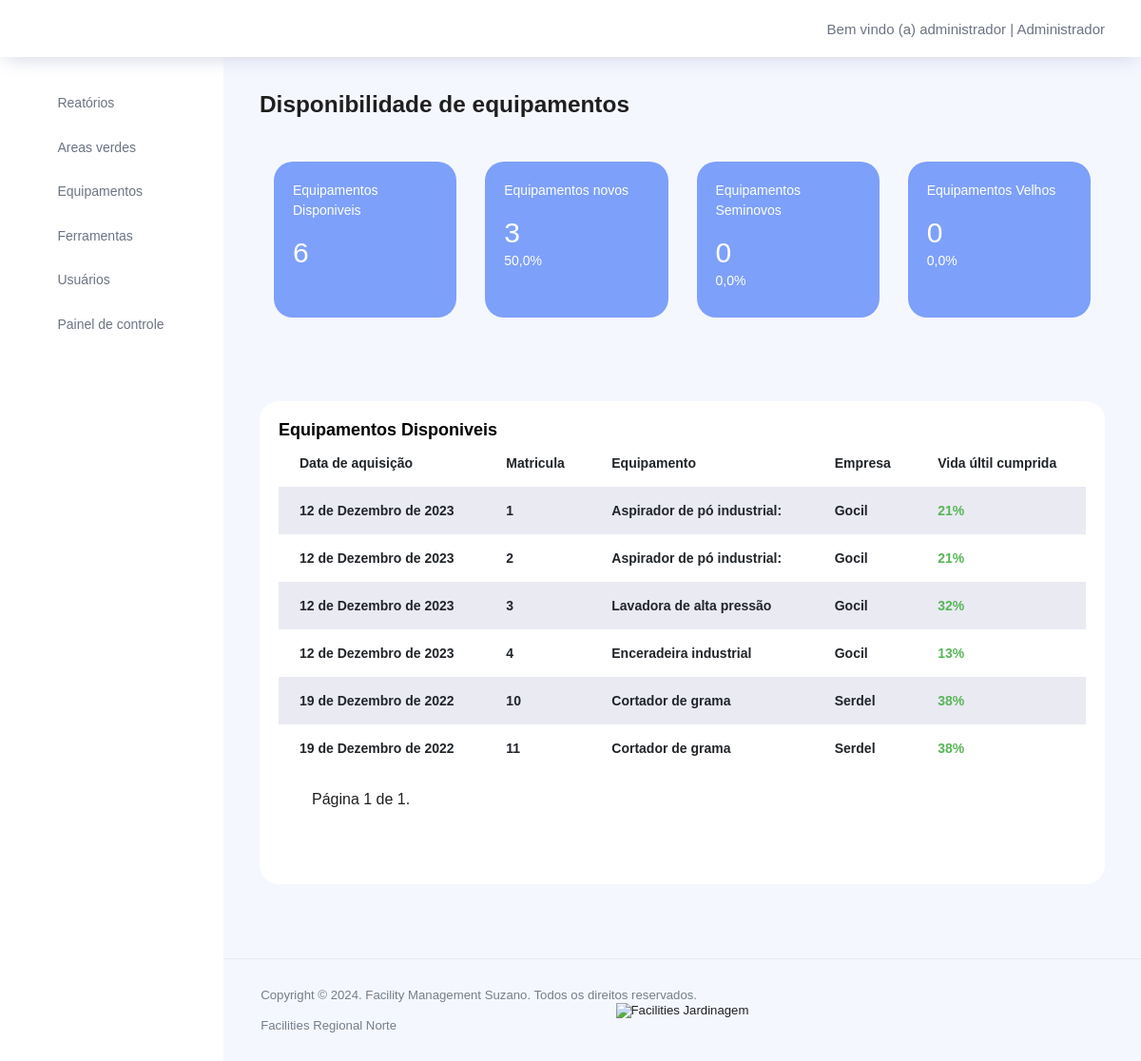
The page /equipamentos/disponibilidade/ (signed in) on the database its author committed.
### equipamento/models.py (models this page shows, shortened)
class EquipamentoDisponivel(models.Model):
    id_random = models.IntegerField(
        unique=True,
        default=generate_id_random
    )
    data_aquisicao = models.DateField(
        blank=False,
        null=False
    )
    data_desmobilizacao = models.DateField(
        null=True,
        blank=True
    )
    matricula = models.CharField(
        max_length=100,
        blank=False,
        null=False,
        unique=True
    )
    catalogo_equipamento = models.ForeignKey(
        to=CatalogoEquipamentos,
        on_delete=models.CASCADE,
        blank=False,
        null=False,
        related_name="catalogoequipamentooriginal"
    )
    empresa = models.ForeignKey(
        to=Empresa,
        on_delete=models.CASCADE,
        blank=False,
        null=False,
        related_name='empresaequipamentoorigem'
    )
    status_options = [
        ('Mobilizado', 'Mobilizado'),
        ('Desmobilizado', 'Desmobilizado'),
        ('Desmobilizacao Permanente', 'Desmobilizacao Permanente')
    ]
    status = models.CharField(
        max_length=60,
        blank=False,
        null=False,
        choices=status_options,
        default='Mobilizado'
    )
    tipo_options = [
        ('Próprio', 'Próprio'),
        ('Terceirizado', 'Terceirizado'),
    ]
    tipo = models.CharField(
        max_length=60,
        blank=False,
        null=False,
        choices=tipo_options,
        default=''
    )

class CatalogoEquipamentos(models.Model):
    id_random = models.IntegerField(
        unique=True,
        default=generate_id_random
    )
    nome = models.CharField(
        max_length=100,
        blank=False,
        null=False
    )
    marca = models.CharField(
        max_length=100,
        blank=True,
        null=True
    )
    vida_util_meses = models.IntegerField()
    status_options = [
        ('Mobilizado', 'Mobilizado'),
        ('Desmobilizado', 'Desmobilizado'),
        ('Desmobilizacao Permanente', 'Desmobilizacao Permanente')
    ]
    status = models.CharField(
        max_length=60,
        blank=False,
        null=False,
        choices=status_options,
        default='Mobilizado'
    )
    empresa = models.ForeignKey(
        to=Empresa,
        on_delete=models.CASCADE,
        null=False,
        blank=False,
        related_name='empresacatalogoequipamento'
    )
    class Meta:
        unique_together = ('nome', 'marca', 'empresa', )

### empresa/models.py (models this page shows, shortened)
class Empresa(models.Model):
    id_random = models.IntegerField(
        unique=True,
        default=generate_id_random
    )
    nome = models.CharField(
        max_length=100,
        blank=False,
        null=False,
        unique=True,
    )
    razao_social = models.CharField(
        max_length=100,
        blank=False,
        null=False
    )
    cnpj = models.CharField(
        max_length=18,
        blank=False,
        null=False,
    )
    unidade = models.ForeignKey(
        to=Unidade,
        on_delete=models.CASCADE,
        null=False,
        blank=False,
        related_name='unidadeorigem'
    )
    tipo_options = [
        ('Jardinagem', 'Jardinagem'),
        ('Limpeza predial', 'Limpeza predial'),
    ]
    tipo_empresa = models.CharField(
        max_length=60,
        blank=False,
        null=False,
        choices=tipo_options,
        default='Jardinagem'
    )
    status_options = [
        ('Mobilizado', 'Mobilizado'),
        ('Desmobilizado', 'Desmobilizado'),
        ('Desmobilizacao Permanente', 'Desmobilizacao Permanente')
    ]
    status = models.CharField(
        max_length=60,
        blank=False,
        null=False,
        choices=status_options,
        default='Mobilizado'
    )
    class Meta:
        unique_together = ('cnpj', 'unidade', 'tipo_empresa')

### equipamento/views.py (the view, shortened to what this page needs)
# urls.py: path('equipamentos/disponibilidade/', disponibilidade_equipamentos, name='disponibilidade_equipamentos'),
def disponibilidade_equipamentos(request):
    login_type = request.session['login_type']
    id = request.session['login_id']
    block = block_view(
        request,
        login_type=login_type,
        id=id
    )
    if block == True:
        return redirect("logout")
    if login_type == "Administrador":
        empresa = capturate_paramns(
            login_type=login_type,
            id=id,
            type="empresa"
        )
        dados_equipamentos = colect_dados(
            EquipamentoDisponivel,
            vida_util_campo= 'catalogo_equipamento__vida_util_meses',
        ).filter(
            Q(data_desmobilizacao__isnull=True) |
            Q(data_desmobilizacao=None),
        )
    equipamentos_disponiveis = dados_equipamentos.count()
    equipamentos_disponiveis_novos = dados_equipamentos.filter(diferenca_dias__lt=30).count()
    equipamentos_disponiveis_semi_novos = dados_equipamentos.filter(diferenca_dias__lte=30, diferenca_dias__gt=80).count()
    equipamentos_disponiveis_velhos = dados_equipamentos.filter(diferenca_dias__gte=80).count()
    elementos_paginados = paginate(request=request, data_objects=dados_equipamentos, per_page=10)
    if equipamentos_disponiveis == 0:
        carteira_equipamentos = {
            'equipamentos_disponiveis': 0,
            'equipamentos_disponiveis_novos': 0,
            'equipamentos_disponiveis_novos_percent': 0,
            'equipamentos_disponiveis_semi_novos': 0,
            'equipamentos_disponiveis_semi_novos_percent': 0,
            'equipamentos_disponiveis_velhos': 0,
            'equipamentos_disponiveis_velhos_percent': 0,
        }
    else:
        carteira_equipamentos = {
            'equipamentos_disponiveis': equipamentos_disponiveis,
            'equipamentos_disponiveis_novos': equipamentos_disponiveis_novos,
            'equipamentos_disponiveis_novos_percent': (equipamentos_disponiveis_novos / equipamentos_disponiveis) * 100,
            'equipamentos_disponiveis_semi_novos': equipamentos_disponiveis_semi_novos,
            'equipamentos_disponiveis_semi_novos_percent': (equipamentos_disponiveis_semi_novos / equipamentos_disponiveis) * 100,
            'equipamentos_disponiveis_velhos': equipamentos_disponiveis_velhos,
            'equipamentos_disponiveis_velhos_percent': (equipamentos_disponiveis_velhos / equipamentos_disponiveis) * 100,
        }
    return render(request, 'equipamentos/disponibilidade_equipamentos.html',
                  {
                    'elementos_paginados': elementos_paginados,
                    'carteira_equipamentos': carteira_equipamentos,
                    'empresa': empresa
                  })

### templates/equipamentos/disponibilidade_equipamentos.html (shortened to what this page needs)
{% load static %}
<!DOCTYPE html>
<html lang="pt-br">
{% include 'partials/_header.html' %}
<body>
  <div class="container-scroller">
    {% include 'partials/_barra_superior.html' %}
    <div class="container-fluid page-body-wrapper">
      {% include 'partials/_menu_lateral.html' %}
      <div class="main-panel">
        <div class="content-wrapper">
          <div class="row">
            <div class="col-md-12 grid-margin">
              <div class="row">
                <div class="col-12 col-xl-8 mb-4 mb-xl-0">
                  <h3 class="font-weight-bold">Disponibilidade de equipamentos {{empresa}} </h3>
                </div>
              </div>
            </div>
          </div>
          <div class="col-md-12 grid-margin transparent">
              <div class="row">
                <div class="col-md-3 mb-5 stretch-card transparent">
                  <div class="card card-tale">
                    <div class="card-body">
                      <p class="mb-4">Equipamentos Disponiveis </p>
                      <p class="fs-30 mb-2"> {{ carteira_equipamentos.equipamentos_disponiveis }} </p>
                    </div>
                  </div>
                </div>
                <div class="col-md-3 mb-5 stretch-card transparent">
                  <div class="card card-tale">
                    <div class="card-body">
                      <p class="mb-4">Equipamentos novos</p>
                      <p class="fs-30 mb-2"> {{ carteira_equipamentos.equipamentos_disponiveis_novos }} </p>
                      <p> {{ carteira_equipamentos.equipamentos_disponiveis_novos_percent }}% </p>
                    </div>
                  </div>
                </div>
                <div class="col-md-3 mb-5 stretch-card transparent">
                  <div class="card card-tale">
                    <div class="card-body">
                      <p class="mb-4">Equipamentos Seminovos</p>
                      <p class="fs-30 mb-2">{{ carteira_equipamentos.equipamentos_disponiveis_semi_novos }}</p>
                      <p>{{ carteira_equipamentos.equipamentos_disponiveis_semi_novos_percent }}%</p>
                    </div>
                  </div>
                </div>
                <div class="col-md-3 mb-5 stretch-card transparent">
                  {% if carteira_equipamentos.equipamentos_disponiveis_velhos_percent > 80 %}
                    <div class="card card-light-danger">
                    <div class="card-body">
                      <p class="mb-4">Equipamentos Velhos</p>
                      <p class="fs-30 mb-2">{{ carteira_equipamentos.equipamentos_disponiveis_velhos }}</p>
                      <p>{{ carteira_equipamentos.equipamentos_disponiveis_velhos_percent }}%</p>
                    </div>
                  </div>
                  {% else %}
                    <div class="card card-tale">
                    <div class="card-body">
                      <p class="mb-4">Equipamentos Velhos</p>
                      <p class="fs-30 mb-2">{{ carteira_equipamentos.equipamentos_disponiveis_velhos }}</p>
                      <p>{{ carteira_equipamentos.equipamentos_disponiveis_velhos_percent }}%</p>
                    </div>
                  </div>
                  {% endif %}
                </div>
              </div>
          </div>
          <div class="row">
            <div class="col-md-12 grid-margin stretch-card">
              <div class="card">
                <div class="card-body">
                  <p class="card-title mb-0">Equipamentos disponiveis</p>
                  <div class="table-responsive">
                    <table class="table table-striped table-borderless">
                      <thead>
                        <tr>
                          <th>Data de aquisição </th>
                          <th>Matricula</th>
                          <th>Equipamento</th>
                          <th>Empresa</th>
                          <th>Vida últil cumprida</th>
                        </tr>
                      </thead>
                      <tbody>
                        {% for dado_equipamento in elementos_paginados %}
                          <tr>
                              <td class="font-weight-bold">{{ dado_equipamento.data_aquisicao }}</td>
                              <td class="font-weight-bold">{{ dado_equipamento.matricula }}</td>
                              <td class="font-weight-bold">{{ dado_equipamento.catalogo_equipamento.nome }}</td>
                              <td class="font-weight-bold">{{ dado_equipamento.empresa.nome }}</td>
                            {% if dado_equipamento.diferenca_dias >= 80 %}
                              <td class="font-weight-bold text-danger" >{{ dado_equipamento.diferenca_dias }}%</td>
                            {% else %}
                              <td class="font-weight-bold text-success" >{{ dado_equipamento.diferenca_dias }}%</td>
                            {% endif %}
                          </tr>
                        {% endfor %}
                      </tbody>
                    </table>
                    {% include 'partials/_paginate.html' %}
                  </div>
                </div>
              </div>
            </div>
          </div>
        </div>
        {% include 'partials/_footer.html' %}
      </div>
    </div>
  </div>
</body>
</html>

### rows shown on the page
EquipamentoDisponivel: data_aquisicao "12 de Dezembro de 2023", matricula "1", catalogo_equipamento.nome "Aspirador de pó industrial:", empresa.nome "Gocil", diferenca_dias "21"
EquipamentoDisponivel: data_aquisicao "12 de Dezembro de 2023", matricula "2", catalogo_equipamento.nome "Aspirador de pó industrial:", empresa.nome "Gocil", diferenca_dias "21"
EquipamentoDisponivel: data_aquisicao "12 de Dezembro de 2023", matricula "3", catalogo_equipamento.nome "Lavadora de alta pressão", empresa.nome "Gocil", diferenca_dias "32"
EquipamentoDisponivel: data_aquisicao "12 de Dezembro de 2023", matricula "4", catalogo_equipamento.nome "Enceradeira industrial", empresa.nome "Gocil", diferenca_dias "13"
EquipamentoDisponivel: data_aquisicao "19 de Dezembro de 2022", matricula "10", catalogo_equipamento.nome "Cortador de grama", empresa.nome "Serdel", diferenca_dias "38"
EquipamentoDisponivel: data_aquisicao "19 de Dezembro de 2022", matricula "11", catalogo_equipamento.nome "Cortador de grama", empresa.nome "Serdel", diferenca_dias "38"

### other values the page prints
{{ nome }} "administrador"
{{ type }} "Administrador"
{{ carteira_equipamentos.equipamentos_disponiveis }} "6"
{{ carteira_equipamentos.equipamentos_disponiveis_novos }} "3"
{{ carteira_equipamentos.equipamentos_disponiveis_novos_percent }} "50,0"
{{ carteira_equipamentos.equipamentos_disponiveis_semi_novos }} "0"
{{ carteira_equipamentos.equipamentos_disponiveis_semi_novos_percent }} "0,0"
{{ carteira_equipamentos.equipamentos_disponiveis_velhos }} "0"
{{ carteira_equipamentos.equipamentos_disponiveis_velhos_percent }} "0,0"
{{ elementos_paginados.number }} "1"
{{ elementos_paginados.paginator.num_pages }} "1"
